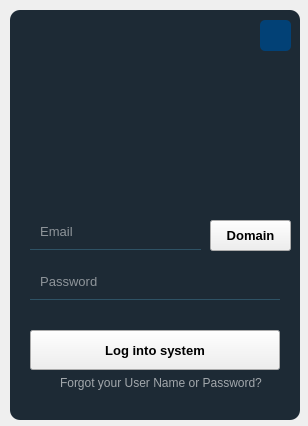
<?xml version="1.0" encoding="UTF-8"?>
<ui version="4.0">
 <class>LogIn</class>
 <widget class="QWidget" name="LogIn">
  <property name="geometry">
   <rect>
    <x>0</x>
    <y>0</y>
    <width>308</width>
    <height>426</height>
   </rect>
  </property>
  <property name="contextMenuPolicy">
   <enum>Qt::DefaultContextMenu</enum>
  </property>
  <property name="windowTitle">
   <string>Log In</string>
  </property>
  <property name="styleSheet">
   <string notr="true">QPushButton#pushButton{
background-color:rgba(2, 65, 118, 255);
color:rgba(255, 255, 255, 200);
border-radius:5px;
}
QPushButton#pushButton:pressed{
padding-left:5px;
padding-top:5px;
background-color:rgba(2, 65, 118, 100);
background-position:calc(100% - 10px)center;
}
QPushButton#pushButton:hover{
background-color:rgba(2, 65, 118, 200);
}</string>
  </property>
  <widget class="QWidget" name="widget" native="true">
   <property name="geometry">
    <rect>
     <x>10</x>
     <y>10</y>
     <width>291</width>
     <height>410</height>
    </rect>
   </property>
   <property name="styleSheet">
    <string notr="true"/>
   </property>
   <widget class="QLabel" name="label">
    <property name="geometry">
     <rect>
      <x>0</x>
      <y>0</y>
      <width>290</width>
      <height>410</height>
     </rect>
    </property>
    <property name="styleSheet">
     <string notr="true">background-color:rgba(16, 30, 41, 240);
border-radius:10px;</string>
    </property>
    <property name="text">
     <string/>
    </property>
   </widget>
   <widget class="QLineEdit" name="lineEdit_email">
    <property name="geometry">
     <rect>
      <x>20</x>
      <y>210</y>
      <width>171</width>
      <height>30</height>
     </rect>
    </property>
    <property name="font">
     <font>
      <pointsize>10</pointsize>
     </font>
    </property>
    <property name="styleSheet">
     <string notr="true">background-color:rgba(0, 0, 0, 0);
border:1px solid rgba(0, 0, 0, 0);
border-bottom-color:rgba(46, 82, 101, 255);
color:rgb(255, 255, 255);
padding-bottom:7px</string>
    </property>
    <property name="text">
     <string/>
    </property>
    <property name="placeholderText">
     <string>  Email</string>
    </property>
   </widget>
   <widget class="QLineEdit" name="lineEdit_password">
    <property name="geometry">
     <rect>
      <x>20</x>
      <y>260</y>
      <width>250</width>
      <height>30</height>
     </rect>
    </property>
    <property name="font">
     <font>
      <pointsize>10</pointsize>
     </font>
    </property>
    <property name="styleSheet">
     <string notr="true">background-color:rgba(0, 0, 0, 0);
border:1px solid rgba(0, 0, 0, 0);
border-bottom-color:rgba(46, 82, 101, 255);
color:rgb(255, 255, 255);
padding-bottom:7px</string>
    </property>
    <property name="echoMode">
     <enum>QLineEdit::Password</enum>
    </property>
    <property name="placeholderText">
     <string>  Password</string>
    </property>
   </widget>
   <widget class="QPushButton" name="pushButton_login">
    <property name="geometry">
     <rect>
      <x>20</x>
      <y>320</y>
      <width>250</width>
      <height>40</height>
     </rect>
    </property>
    <property name="font">
     <font>
      <pointsize>10</pointsize>
      <bold>true</bold>
     </font>
    </property>
    <property name="text">
     <string>Log into system</string>
    </property>
   </widget>
   <widget class="QLabel" name="labelPhoto">
    <property name="geometry">
     <rect>
      <x>40</x>
      <y>30</y>
      <width>211</width>
      <height>130</height>
     </rect>
    </property>
    <property name="font">
     <font>
      <family>dripicons-v2</family>
      <pointsize>70</pointsize>
     </font>
    </property>
    <property name="styleSheet">
     <string notr="true">color:rgba(0, 125, 236, 255);
text-align: center;
margin: 0 auto;</string>
    </property>
    <property name="text">
     <string/>
    </property>
    <property name="pixmap">
     <pixmap resource="resources.qrc">:/media/media/doctor-logo.png</pixmap>
    </property>
    <property name="scaledContents">
     <bool>true</bool>
    </property>
    <property name="alignment">
     <set>Qt::AlignCenter</set>
    </property>
    <property name="wordWrap">
     <bool>false</bool>
    </property>
    <property name="openExternalLinks">
     <bool>false</bool>
    </property>
   </widget>
   <widget class="QLabel" name="btnForget">
    <property name="geometry">
     <rect>
      <x>50</x>
      <y>365</y>
      <width>211</width>
      <height>16</height>
     </rect>
    </property>
    <property name="styleSheet">
     <string notr="true">color:rgba(255, 255, 255, 150);</string>
    </property>
    <property name="text">
     <string>Forgot your User Name or Password?</string>
    </property>
   </widget>
   <widget class="QPushButton" name="pushButton_hopistal_domain">
    <property name="geometry">
     <rect>
      <x>200</x>
      <y>210</y>
      <width>81</width>
      <height>31</height>
     </rect>
    </property>
    <property name="font">
     <font>
      <pointsize>10</pointsize>
      <bold>true</bold>
     </font>
    </property>
    <property name="text">
     <string>Domain</string>
    </property>
   </widget>
   <widget class="QPushButton" name="pushButton">
    <property name="geometry">
     <rect>
      <x>250</x>
      <y>10</y>
      <width>31</width>
      <height>31</height>
     </rect>
    </property>
    <property name="text">
     <string/>
    </property>
    <property name="icon">
     <iconset theme="application-exit"/>
    </property>
   </widget>
  </widget>
 </widget>
 <resources>
  <include location="resources.qrc"/>
 </resources>
 <connections/>
</ui>
